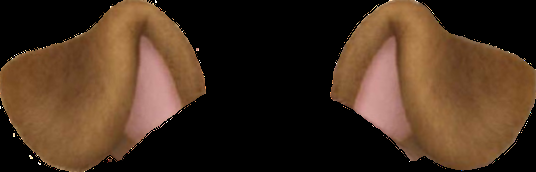
#> input picture doggy_ears.png, 536 x 172 px
$ python trasnperant_test.py
#> lines starting #> are read from the running program, lines starting #| are printed output that depends on the picture
import cv2
import numpy as np


def transparentOverlay(src, overlay, pos=(0, 0), scale=1):
    overlay = cv2.resize(overlay, (0, 0), fx=scale, fy=scale)
    h, w, _ = overlay.shape  # Size of foreground (filter)
    rows, cols, _ = src.shape  # Size of background Image
    y, x = pos[0], pos[1]  # Position of foreground/overlay image

    # loop over all pixels and apply the blending equation
    for i in range(h):
        for j in range(w):
            if x + i >= rows or y + j >= cols:
                continue
            alpha = float(overlay[i][j][3] / 255.0)  # read the alpha channel
            src[x + i][y + j] = alpha * overlay[i][j][:3] + (1 - alpha) * src[x + i][y + j]
    return src


im = cv2.imread('doggy_ears.png',-1);
#> im is the input picture: shape (172, 536, 4); mean B, G, R, A 31.5, 48.5, 70.1, 123.6
main = cv2.imread('img_1.jpg');
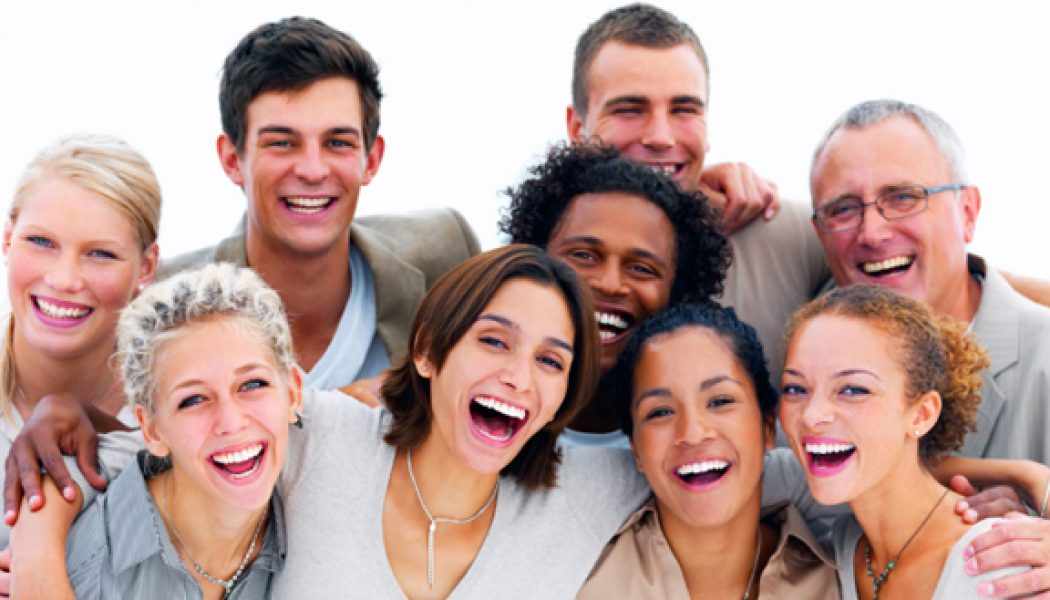
#> input picture img_1.jpg, 1050 x 600 px
#> main is the input picture: shape (600, 1050, 3); mean B, G, R 155.7, 161.3, 190


#needed parts of transperancy ONLY sent in
main = transparentOverlay(main,im);
#> after the loop in transparentOverlay, `for i in range(h):`:
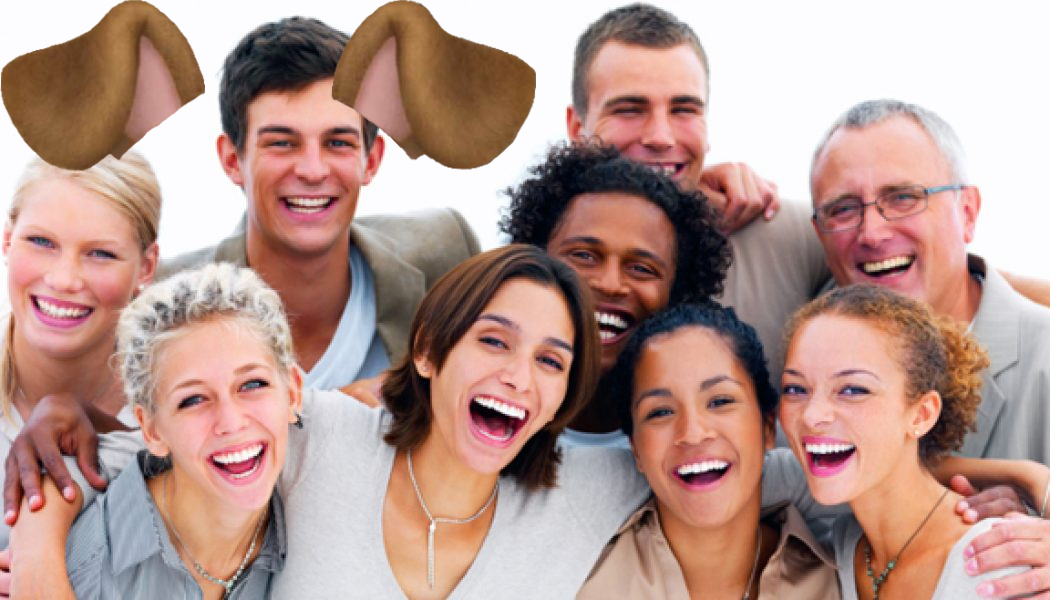
#> src: shape (600, 1050, 3); mean B, G, R 142.9, 151.1, 182.6


cv2.imshow('transperant image',main);
